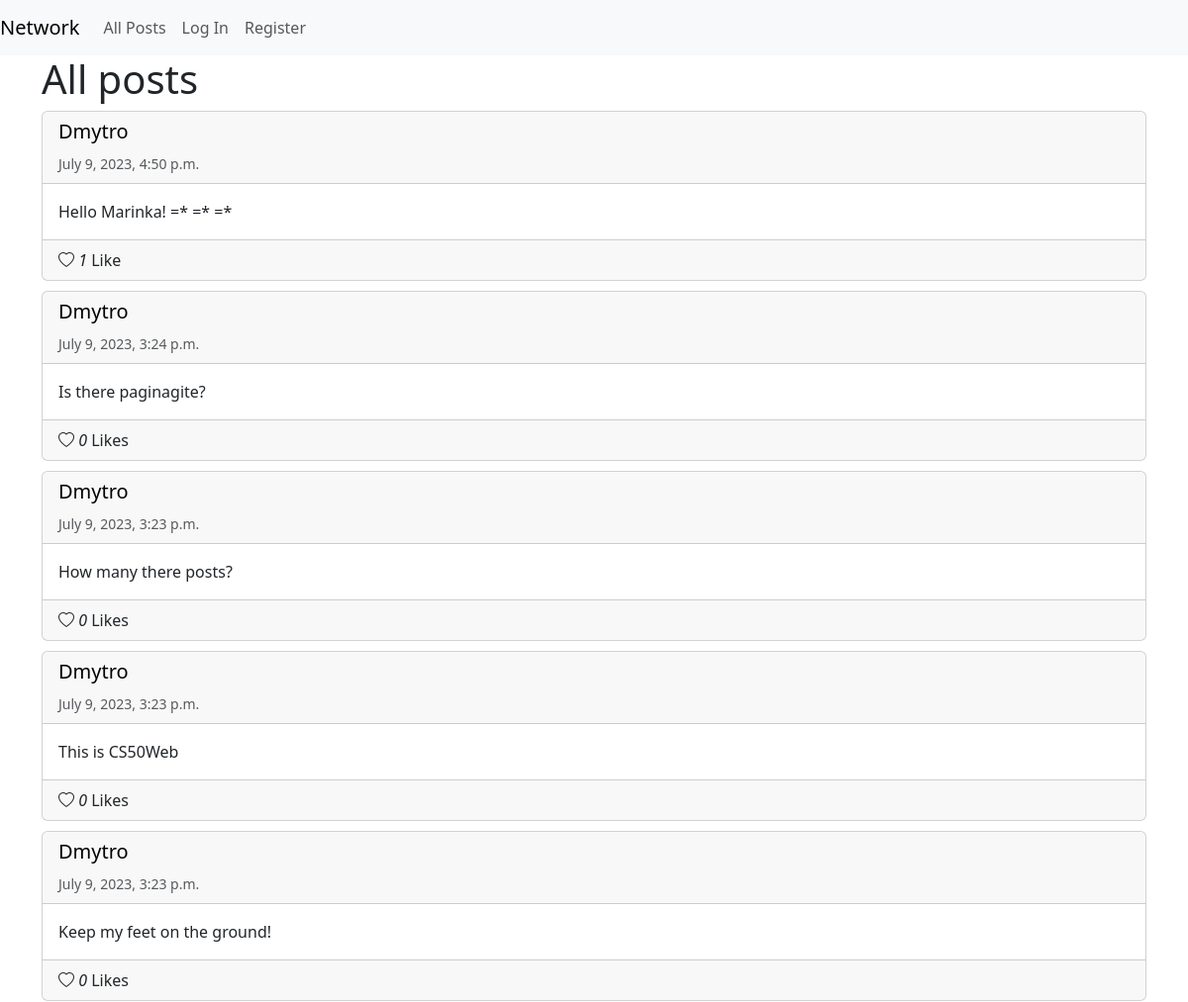
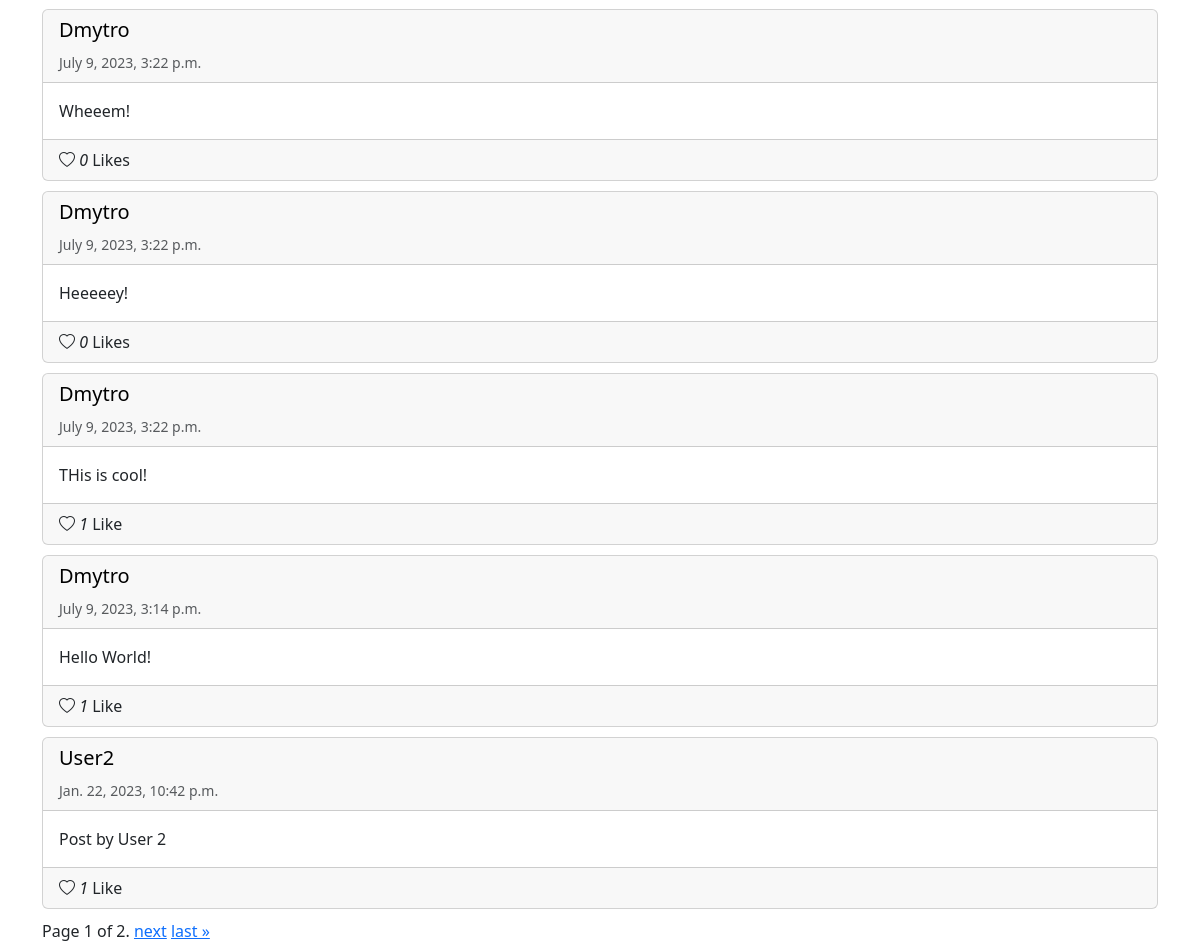
Before: / with the older database file (2 pictures, top to bottom).
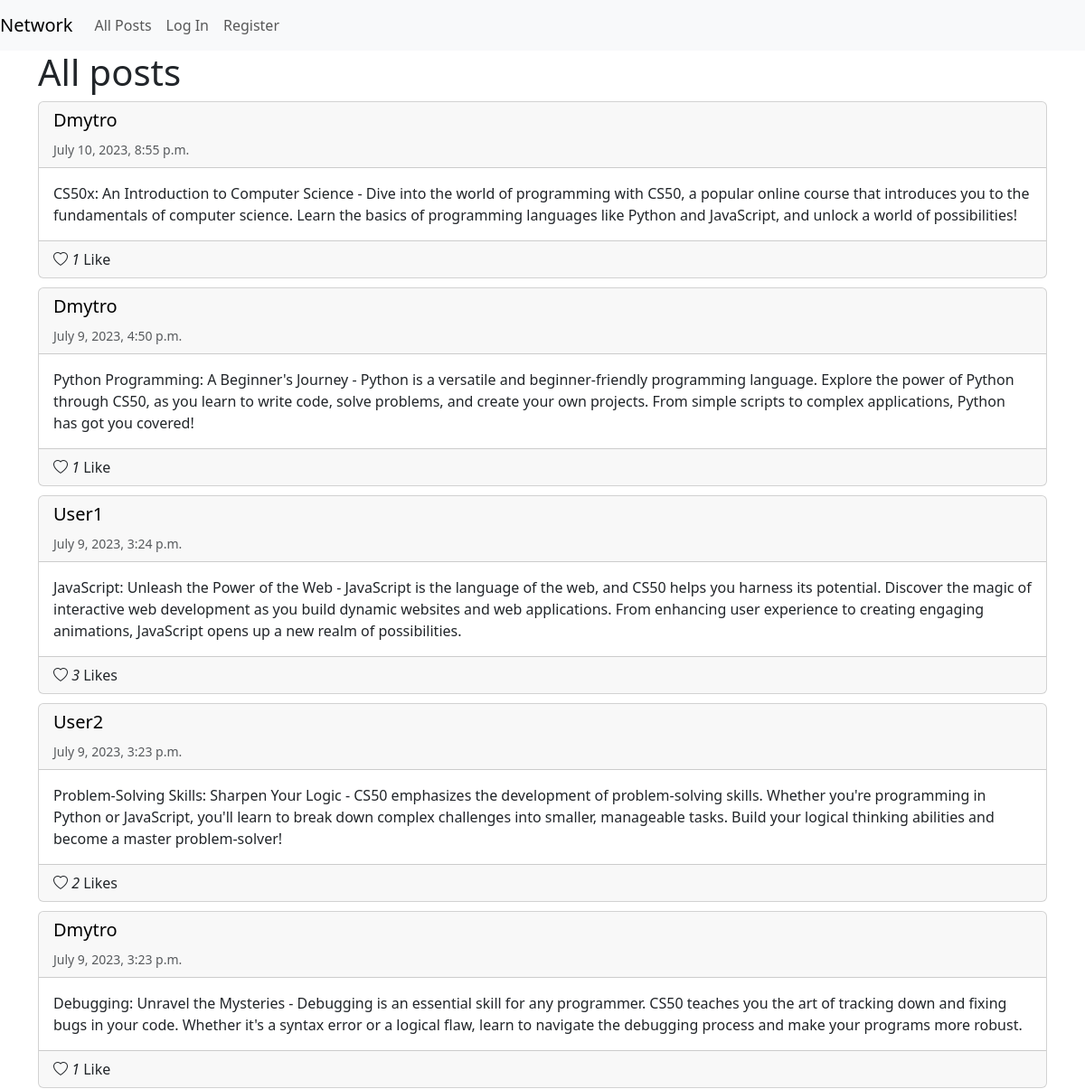
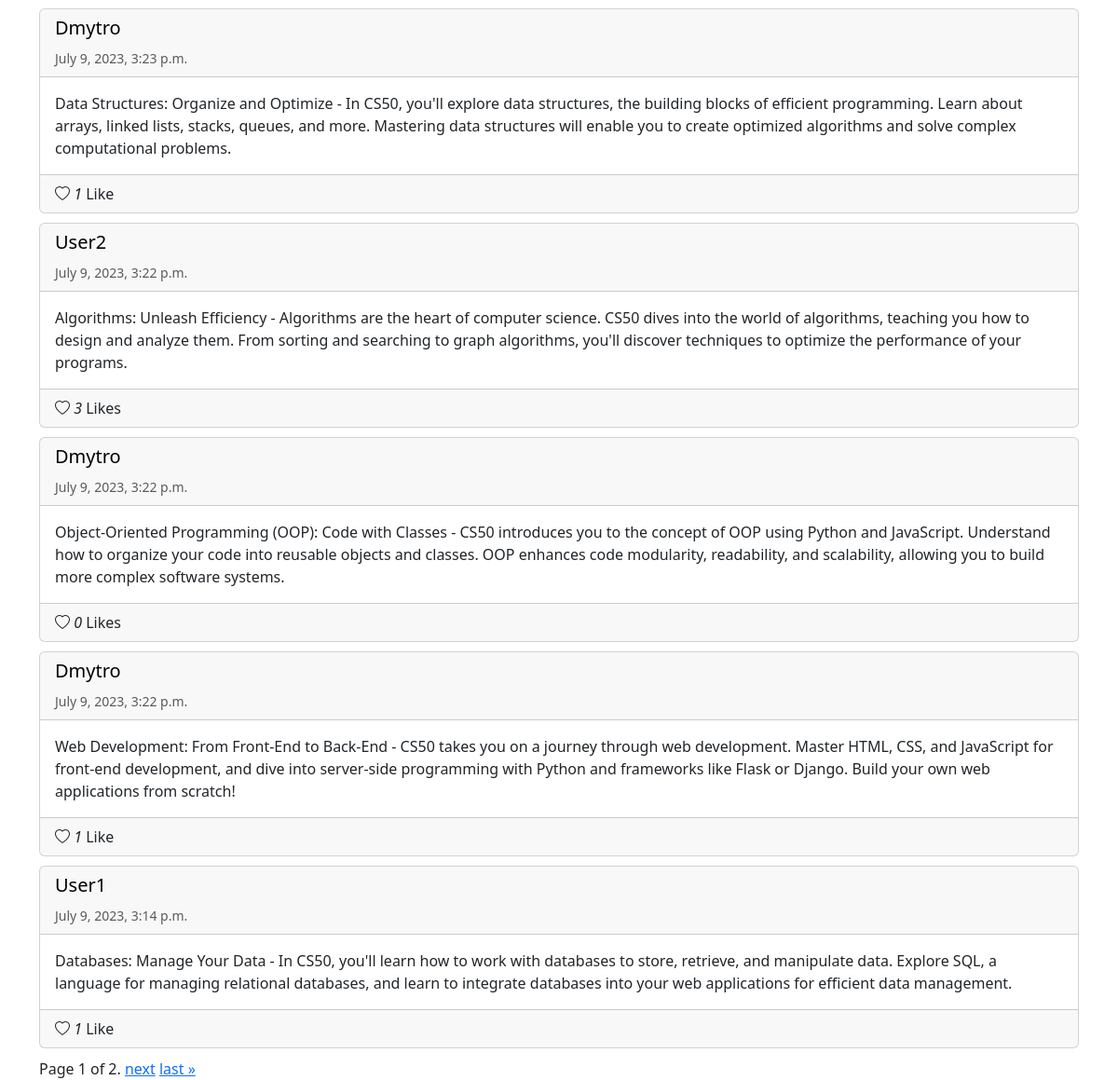
After: the same page with the newer database file (2 pictures, top to bottom).
### network/models.py (models this page shows, shortened)
class Post(models.Model):
    class Meta:
        ordering = ['-timestamp']
    author = models.ForeignKey('User', on_delete=models.CASCADE, related_name="posts")
    content = models.TextField()
    timestamp = models.DateTimeField(auto_now_add=True)
    liked = models.ManyToManyField('User', related_name="liked_posts", blank=True)

class User(AbstractUser):
    influencers = models.ManyToManyField('User', related_name="subscribers", blank=True)

### network/views.py (the view, shortened to what this page needs)
# urls.py: path("", views.PostsListView.as_view(), name="index"),
class PostsListView(ListView):
    template_name = "network/post_list.html"
    model = Post
    paginate_by = 10
    title = "All posts"
    def get_title(self):
        return self.title
    def get_context_data(self, **kwargs):
        context = super().get_context_data(**kwargs)
        context["title"] = self.get_title()
        return context

### network/templates/network/post_list.html (shortened to what this page needs)
{% extends "network/layout.html" %}
{% block body %}
<h1>{{ title }} </h1>
{% for post in object_list %}
    {% include 'network/partials/post.html' %}
{% endfor %}
<div class="pagination">
    <span class="step-links">
        <span class="current">
            Page {{ page_obj.number }} of {{ page_obj.paginator.num_pages }}.
        </span>
        {% if page_obj.has_next %}
            <a href="?page={{ page_obj.next_page_number }}">next</a>
            <a href="?page={{ page_obj.paginator.num_pages }}">last &raquo;</a>
        {% endif %}
    </span>
</div>
{% endblock %}

### network/templates/network/layout.html (shortened to what this page needs)
{% load static %}
<!DOCTYPE html>
<html lang="en">
    <head>
        <link href="https://cdn.jsdelivr.net/npm/bootstrap@5.3.0-alpha1/dist/css/bootstrap.min.css" rel="stylesheet">
        <link rel="stylesheet" href="https://cdn.jsdelivr.net/npm/bootstrap-icons@1.10.3/font/bootstrap-icons.css">
        <link href="{% static 'network/styles.css' %}" rel="stylesheet">
    </head>
    <body>
        <nav class="navbar navbar-expand-lg navbar-light bg-light">
            <a class="navbar-brand" href="#">Network</a>
            <div>
              <ul class="navbar-nav mr-auto">
                                  <li class="nav-item">
                  <a id='all-posts' class="nav-link" href="{% url 'index' %}">All Posts</a>
                </li>
                {% if user.is_authenticated %}
                    <li class="nav-item">
                        <a class="nav-link" href="{% url 'following' %}">Following</a>
                    </li>
                  <li class="nav-item">
                        <a class="nav-link" href="{% url 'profile' user.username %}"><strong>{{ user.username }}</strong></a>
                    </li>
                    <li class="nav-item">
                        <a class="nav-link" href="{% url 'logout' %}">Log Out</a>
                    </li>
                {% else %}
                    <li class="nav-item">
                        <a class="nav-link" href="{% url 'login' %}">Log In</a>
                    </li>
                    <li class="nav-item">
                        <a class="nav-link" href="{% url 'register' %}">Register</a>
                    </li>
                {% endif %}
              </ul>
            </div>
          </nav>
        <div class="container">
            {% block body %}
            {% endblock %}
        </div>
    </body>
</html>

### network/templates/network/partials/post.html (shortened to what this page needs)
<div id="post-{{ post.id }}" class='card'>
    <div class="card-header">
        <h5 class="card-title"><a href="{% url 'profile' post.author.username %}">{{ post.author.username }}</a></h5>
        <small class="text-muted">{{ post.timestamp }}</small></div>
    <div class="card-body">
        <p class="card-text">{{ post.content }}</p>
    </div>
    <div class="card-footer">
        <div class="row row-cols-auto justify-content-between">
            <div class="col align-self-center">
                {% with likes=post.liked.count %}
                <i id='like-button-{{ post.id }}'
                   {% if user in post.liked.all %}
                   class="bi bi-heart-fill"
                   {% else %}
                   class="bi bi-heart"
                   {% endif %}
                >
                    {{ likes }}
                </i>
                Like{{ likes|pluralize }}
                {% endwith %}
            </div>
        </div>
    </div>
</div>

### network/static/network/styles.css (style rules this page uses)
.card { margin-bottom: 10px; }
.card-header a { text-decoration: none; color: initial; }

Changed rows visible on the page:
no longer on this page (row edited): Post: author.username "User2", timestamp "Jan. 22, 2023, 10:42 p.m.", content "Post by User 2", liked.count "1"
added Post: author.username "Dmytro", timestamp "July 10, 2023, 8:55 p.m.", content "CS50x: An Introduction to Computer Science - Dive into the world of programming with CS50, a popular online course that introduces you to the fundamentals of computer science. Learn the basics of programming languages like Python and JavaScript, and unlock a world of possibilities!", liked.count "1"
changed Post: content "Hello Marinka! =* =* =*" → "Python Programming: A Beginner's Journey - Python is a versatile and beginner-friendly programming language. Explore the power of Python through CS50, as you learn to write code, solve problems, and create your own projects. From simple scripts to complex applications, Python has got you covered!"
changed Post: author.username "Dmytro" → "User1"; content "Is there paginagite?" → "JavaScript: Unleash the Power of the Web - JavaScript is the language of the web, and CS50 helps you harness its potential. Discover the magic of interactive web development as you build dynamic websites and web applications. From enhancing user experience to creating engaging animations, JavaScript opens up a new realm of possibilities."; liked.count "0" → "3"
changed Post: author.username "Dmytro" → "User2"; content "How many there posts?" → "Problem-Solving Skills: Sharpen Your Logic - CS50 emphasizes the development of problem-solving skills. Whether you're programming in Python or JavaScript, you'll learn to break down complex challenges into smaller, manageable tasks. Build your logical thinking abilities and become a master problem-solver!"; liked.count "0" → "2"
changed Post: content "This is CS50Web" → "Debugging: Unravel the Mysteries - Debugging is an essential skill for any programmer. CS50 teaches you the art of tracking down and fixing bugs in your code. Whether it's a syntax error or a logical flaw, learn to navigate the debugging process and make your programs more robust."; liked.count "0" → "1"
changed Post: content "Keep my feet on the ground!" → "Data Structures: Organize and Optimize - In CS50, you'll explore data structures, the building blocks of efficient programming. Learn about arrays, linked lists, stacks, queues, and more. Mastering data structures will enable you to create optimized algorithms and solve complex computational problems."; liked.count "0" → "1"
changed Post: author.username "Dmytro" → "User2"; content "Wheeem!" → "Algorithms: Unleash Efficiency - Algorithms are the heart of computer science. CS50 dives into the world of algorithms, teaching you how to design and analyze them. From sorting and searching to graph algorithms, you'll discover techniques to optimize the performance of your programs."; liked.count "0" → "3"
changed Post: content "Heeeeey!" → "Object-Oriented Programming (OOP): Code with Classes - CS50 introduces you to the concept of OOP using Python and JavaScript. Understand how to organize your code into reusable objects and classes. OOP enhances code modularity, readability, and scalability, allowing you to build more complex software systems."
changed Post: content "THis is cool!" → "Web Development: From Front-End to Back-End - CS50 takes you on a journey through web development. Master HTML, CSS, and JavaScript for front-end development, and dive into server-side programming with Python and frameworks like Flask or Django. Build your own web applications from scratch!"
changed Post: author.username "Dmytro" → "User1"; content "Hello World!" → "Databases: Manage Your Data - In CS50, you'll learn how to work with databases to store, retrieve, and manipulate data. Explore SQL, a language for managing relational databases, and learn to integrate databases into your web applications for efficient data management."
